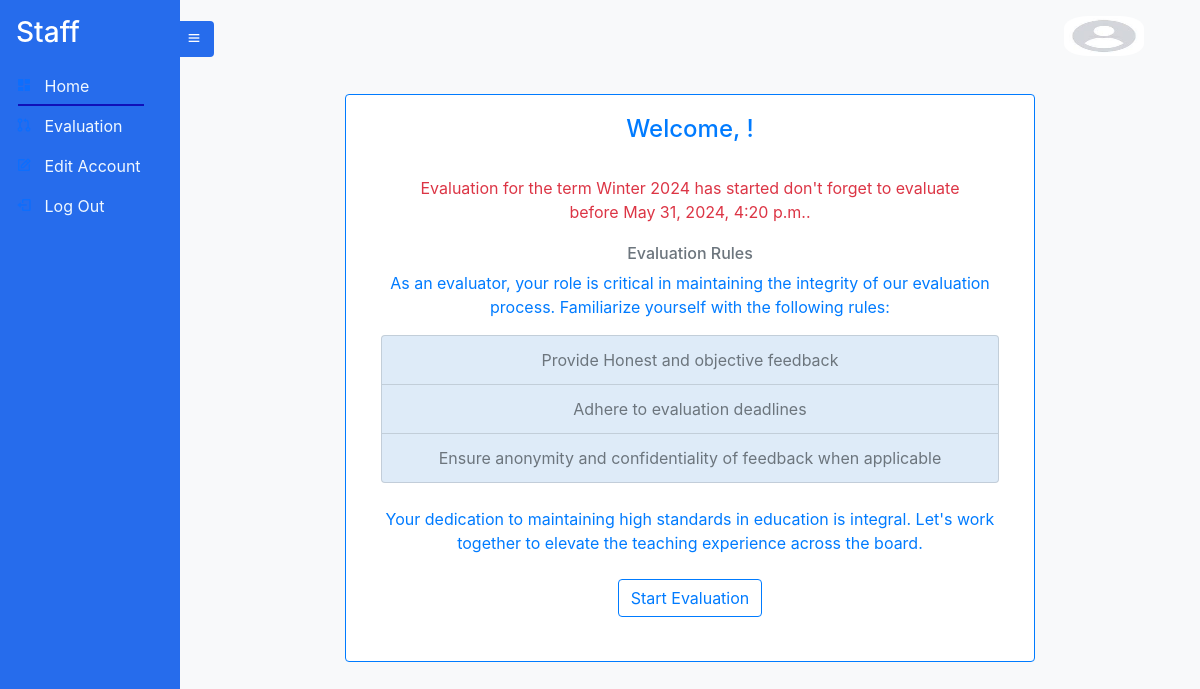
The page /staffhomepage on the database its author committed.
### Course/models.py (models this page shows, shortened)
class Term(models.Model):
    Term_id = models.UUIDField(default=uuid.uuid4, unique=True, primary_key=True, editable=False)
    Season = models.CharField(max_length=10, null=True, choices=season_choices, blank=True)
    current_year = datetime.now().year
    Year = models.IntegerField(
        default=current_year,
        validators=[
            MinValueValidator(current_year),
            MaxValueValidator(current_year + 1)
        ],
    )
    Evaluation_Start_Date = models.DateTimeField(null=True, blank=True ,
                                                 validators=[MinValueValidator(limit_value=timezone.now())])
    Evaluation_End_Date = models.DateTimeField(null = True , blank=True ,
                                               validators=[MinValueValidator(limit_value=timezone.now())])
    Courses_Given = models.ManyToManyField(Course)
    EvaluationDone = models.BooleanField(null=True, blank=True , default=False)

### Staff/views.py (the view)
def staffHomePage(request):
    term = None
    try:
        term = Term.objects.get(EvaluationDone = False)
    except:
        term = None
    evaluation_started = False
    evaluation_ended = False
    if(term.Evaluation_Start_Date <= timezone.now()): #check if evaluation started
        print('evaluation started')
        evaluation_started = True
    if(term.Evaluation_End_Date < timezone.now()): #check if evaluation ended
        print('evaluation ended')
        evaluation_ended = True
    context = { 'active_page': 'home', 'term':term , 'evaluation_started':evaluation_started , 'evaluation_ended':evaluation_ended }
    return render(request , 'staff/staffhome.html' , context)

### templates/staff/staffhome.html (shortened to what this page needs)
{% extends 'staff/staff.html' %}
{% load static %}
{% block content %}
<div class="text-center">
    <div class="row justify-content-center">
        <div class="card border-primary mb-3 col-md-8" style="max-width: 80rem;">
            <div class="card-body text-primary">
                <h4 class="card-title">Welcome, {{user.username}}!</h4>
                <div class="text-center">
                    {% if not term %}
                    <p class="card-text">We're thrilled to have you on board. Your contribution is invaluable in shaping the educational experience at HILCoE.</p>
                    {% else %}
                    {% if evaluation_started == True and evaluation_ended == False %}
                    <div class="card-body text-danger">
                    <p class="card-text">Evaluation for the term {{ term.Season }} {{ term.Year }} has started don't forget to evaluate before {{term.Evaluation_End_Date}}.
                    </p>
                    </div>
                    {% elif evaluation_started == True and evaluation_ended == True  %}
                    <div class="card-body text-danger">
                      <p class="card-text">Evaluation for the term {{ term.Season }} {{ term.Year }} has ended !.
                      </p>
                      </div>
                    {% elif evaluation_started == False %}
                    <div class="card-body text-danger">
                      <p class="card-text">Evaluation for the term {{ term.Season }} {{ term.Year }} has not started !.
                      </p>
                      </div>
                    {% endif %}
                    {% endif %}
                    <h6 class="text-muted">Evaluation Rules</h6>
                    <p class="card-text">As an evaluator, your role is critical in maintaining the integrity of our evaluation process. Familiarize yourself with the following rules:</p>
                    <ul class="list-group">
                        <li class="list-group-item text-muted" style="background-color: rgb(222, 235, 248);color: black;">Provide Honest and objective feedback</li>
                        <li class="list-group-item text-muted " style="background-color: rgb(222, 235, 248); color: black;">Adhere to evaluation deadlines</li>
                        <li class="list-group-item text-muted" style="background-color: rgb(222, 235, 248);color: black;">Ensure anonymity and confidentiality of feedback when applicable</li>
                    </ul>
                </div>
                <div class="mt-4">
                    <p class="card-text">Your dedication to maintaining high standards in education is integral. Let's work together to elevate the teaching experience across the board.</p>
                </div>
                {% if term %}
                {% if evaluation_started == True and evaluation_ended == False  %}
                <br>
                <a href="{% url 'evaluate_staff' %}" class="btn btn-outline-primary course-btn">Start Evaluation</a>
                 <br><br>
                 {% endif %}
                {% endif %}
                </div>
            </div>
        </div>
    </div>
</div>
</body>
{% endblock %}

### static/styles/sidebar.css (style rules this page uses)
* { margin: 0; padding: 0; box-sizing: border-box; }
body { min-height: 100vh; background-color:#f8f9fa; }

### rows shown on the page
Term: Season "Winter", Year "2024", Evaluation_End_Date "May 31, 2024, 4:20 p.m."
